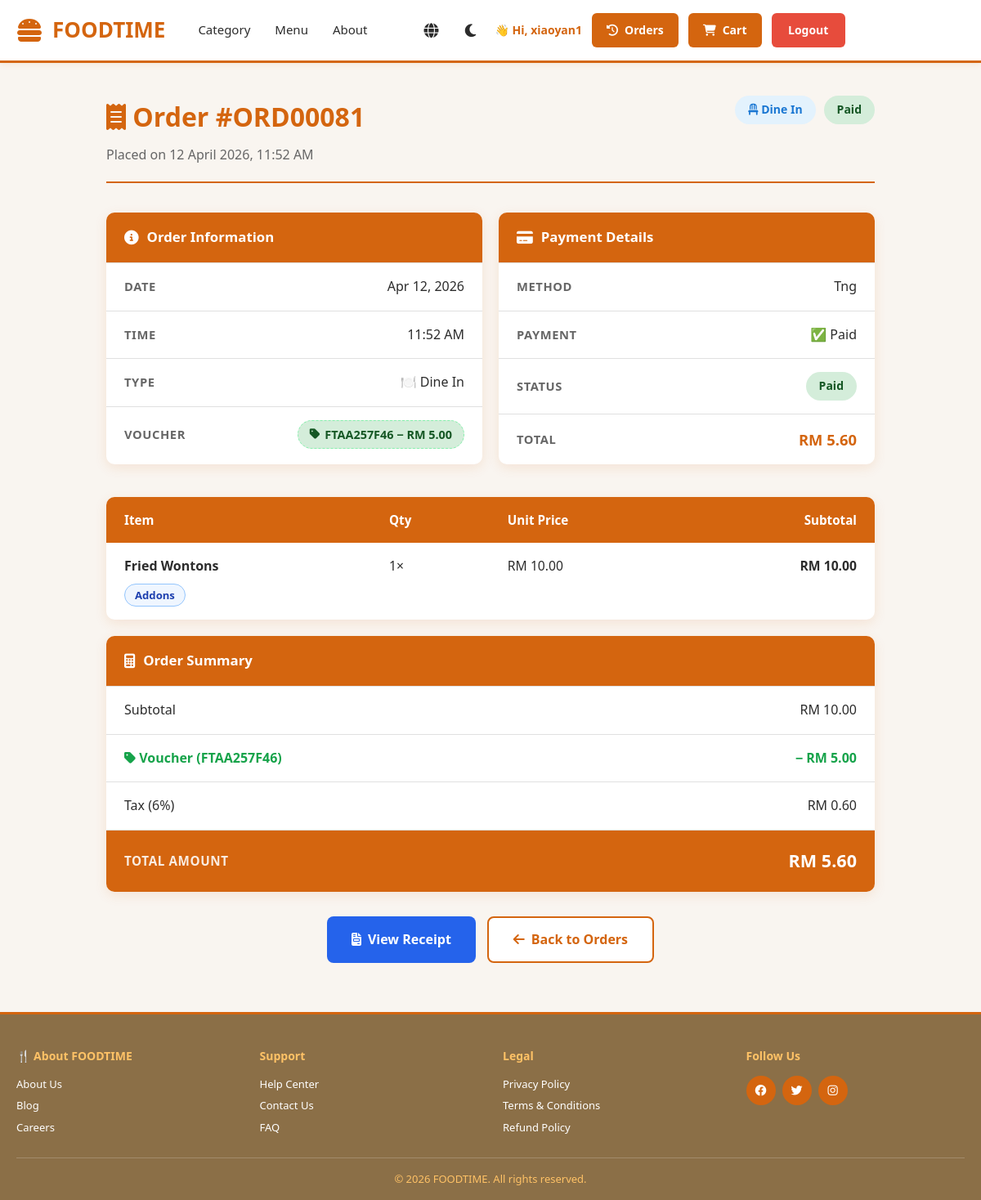
The page /app/order_details.php?orderid=ORD00081 (signed in) on the database its author committed.
### tables this page shows
CREATE TABLE `orders` (
  `orderid` varchar(20) NOT NULL,
  `userid` varchar(10) NOT NULL,
  `order_type` enum('dine_in','takeaway') NOT NULL DEFAULT 'dine_in',
  `tableid` varchar(20) DEFAULT NULL,
  `customer_name` varchar(100) DEFAULT NULL,
  `customer_phone` varchar(20) DEFAULT NULL,
  `customer_email` varchar(100) DEFAULT NULL,
  `subtotal` decimal(10,2) NOT NULL DEFAULT 0.00,
  `tax` decimal(10,2) NOT NULL DEFAULT 0.00,
  `discount_rm` decimal(10,2) NOT NULL DEFAULT 0.00,
  `status` enum('pending','paid','preparing','completed','cancelled') NOT NULL DEFAULT 'pending',
  `total_price` decimal(10,2) NOT NULL DEFAULT 0.00,
  `payment_method` varchar(50) NOT NULL DEFAULT 'cash',
  `special_notes` text DEFAULT NULL,
  `points_earned` int(11) NOT NULL DEFAULT 0,
  `created_at` datetime NOT NULL DEFAULT current_timestamp(),
  `updated_at` datetime NOT NULL DEFAULT current_timestamp() ON UPDATE current_timestamp()
);

CREATE TABLE `order_items` (
  `orderitemid` varchar(10) NOT NULL,
  `orderid` varchar(20) DEFAULT NULL,
  `productid` varchar(10) DEFAULT NULL,
  `product_name` varchar(100) DEFAULT NULL,
  `quantity` int(11) DEFAULT NULL,
  `price` decimal(10,2) DEFAULT NULL,
  `subtotal` decimal(10,2) DEFAULT NULL,
  `created_at` timestamp NULL DEFAULT NULL,
  `custom_options` longtext DEFAULT NULL CHECK (json_valid(`custom_options`))
);

CREATE TABLE `products` (
  `productid` varchar(10) NOT NULL,
  `categoryid` varchar(10) DEFAULT NULL,
  `name` varchar(100) DEFAULT NULL,
  `price` decimal(10,2) DEFAULT NULL,
  `image` varchar(255) DEFAULT NULL,
  `description` text DEFAULT NULL,
  `is_available` tinyint(1) DEFAULT 1,
  `stock` int(11) NOT NULL DEFAULT 100,
  `custom_options` longtext DEFAULT NULL CHECK (json_valid(`custom_options`))
);

### app/order_details.php (the view, shortened to what this page needs)
<?php
include 'base.php';
$is_logged_in = isset($_SESSION['user_id']);
$user_id      = $is_logged_in ? $_SESSION['user_id'] : null;
$user_name    = $is_logged_in ? (isset($_SESSION['user_name']) ? htmlspecialchars($_SESSION['user_name']) : '') : '';
$order_id = isset($_GET['orderid']) ? mysqli_real_escape_string($connect, $_GET['orderid']) : (isset($_GET['order_id']) ? mysqli_real_escape_string($connect, $_GET['order_id']) : '');
    ?><!DOCTYPE html><html lang="en" data-theme="light"><head><meta charset="UTF-8"><title>Error</title>
    <body><div class="box"><div style="font-size:3rem;margin-bottom:15px;">⚠️</div><h1>Missing Order ID</h1><p>No order ID was provided.</p><p><a href="order_history.php">← Back to Order History</a></p></div></body></html><?php
$order_result = mysqli_query($connect, "SELECT * FROM orders WHERE orderid = '$order_id' AND userid = '$user_id'");
    ?><!DOCTYPE html><html lang="en" data-theme="light"><head><meta charset="UTF-8"><title>Not Found</title>
    <?php
$order = mysqli_fetch_assoc($order_result);
$items_result = mysqli_query($connect, "SELECT oi.*, p.name FROM order_items oi
    JOIN products p ON oi.productid = p.productid
    WHERE oi.orderid = '$order_id'");
$payment_method = strtolower($order['payment_method'] ?? 'cash');
$raw_status     = strtolower($order['status'] ?? 'pending');
if ($payment_method === 'cash') {
    $display_status = $raw_status;
} else {
    $display_status = in_array($raw_status, ['completed', 'cancelled']) ? $raw_status : 'paid';
}
$voucher_discount     = 0;
$voucher_code_display = '';
if (!empty($order['special_notes'])) {
    if (preg_match('/Voucher:\s*([A-Z0-9]+)\s*\(RM\s*([\d.]+)\s*off\)/i', $order['special_notes'], $vm)) {
        $voucher_code_display = $vm[1];
        $voucher_discount     = (float)$vm[2];
    }
}
function parseCustomOptions($json_str) {
    $data = json_decode($json_str, true);
    $tags = [];
    $handled = ['spice_level', 'removes', 'add_ons'];
    foreach ($data as $k => $v) {
        if (!in_array($k, $handled)) {
            if (is_bool($v) || $v === 'true' || $v === 'false') {
                if ($v === true || $v === 'true') {
                    $tags[] = ['label' => ucwords(str_replace('_', ' ', $k)), 'value' => '', 'type' => 'extra'];
                }
            } else {
                $tags[] = ['label' => ucwords(str_replace('_', ' ', $k)), 'value' => is_string($v) ? ucfirst($v) : '', 'type' => 'extra'];
            }
        }
    }
    return $tags;
}
?>
<!DOCTYPE html>
<html lang="en" data-theme="light">
<head>
    <link rel="stylesheet" href="https://cdnjs.cloudflare.com/ajax/libs/font-awesome/6.4.0/css/all.min.css">
    <link rel="stylesheet" href="css/index.css">
</head>
<body>
    <header>
        <div class="container">
            <div class="navbar">
                <a href="index.php" class="logo"><i class="fas fa-burger"></i><span>FOODTIME</span></a>
                <ul class="nav-menu">
                    <li><a href="index.php#categories">Category</a></li>
                    <li><a href="menu.php">Menu</a></li>
                    <li><a href="index.php#about">About</a></li>
                </ul>
                <div class="auth-buttons">
                    <div class="language-switcher">
                        <button class="lang-btn" id="langBtn" title="Change Language" type="button">
                            <i class="fas fa-globe"></i>
                        </button>
                    </div>
                    <button class="theme-toggle" id="themeToggle" type="button"><i class="fas fa-moon"></i></button>
                    <?php if ($is_logged_in): ?>
                        <span class="user-greeting">👋 Hi, <?php echo htmlspecialchars($user_name); ?></span>
                        <a href="order_history.php" class="btn btn-primary"><i class="fas fa-history"></i> Orders</a>
                        <a href="cart.php" class="btn btn-primary"><i class="fas fa-shopping-cart"></i> Cart</a>
                        <a href="logout.php" class="btn btn-logout">Logout</a>
                    <?php endif; ?>
                </div>
            </div>
        </div>
    </header>
    <section class="order-details-section">
        <div class="container">
            <div class="od-wrap">
                <div class="od-page-header">
                    <div>
                        <h1><i class="fas fa-receipt"></i> Order #<?php echo str_pad($order['orderid'], 6, '0', STR_PAD_LEFT); ?></h1>
                        <p>Placed on <?php echo date('d F Y, g:i A', strtotime($order['created_at'])); ?></p>
                    </div>
                    <div class="od-badges">
                        <?php
                        $order_type = $order['order_type'] ?? 'dine_in';
                        if ($order_type === 'dine_in') {
                            echo '<span class="type-dine-in"><i class="fas fa-chair"></i> Dine In</span>';
                        } else {
                            echo '<span class="type-takeaway"><i class="fas fa-shopping-bag"></i> Takeaway</span>';
                        }
                        echo '<span class="status-badge status-' . $display_status . '">' . ucfirst($display_status) . '</span>';
                        ?>
                    </div>
                </div>
                <div class="od-info-grid">
                    <div class="od-card">
                        <div class="od-card-header">
                            <i class="fas fa-info-circle"></i>
                            <h3>Order Information</h3>
                        </div>
                        <div class="info-row">
                            <span class="info-label">Date</span>
                            <span class="info-value"><?php echo date('M d, Y', strtotime($order['created_at'])); ?></span>
                        </div>
                        <div class="info-row">
                            <span class="info-label">Time</span>
                            <span class="info-value"><?php echo date('g:i A', strtotime($order['created_at'])); ?></span>
                        </div>
                        <div class="info-row">
                            <span class="info-label">Type</span>
                            <span class="info-value"><?php echo ($order_type === 'dine_in') ? '🍽️ Dine In' : '🛍️ Takeaway'; ?></span>
                        </div>
                        <?php if ($voucher_discount > 0): ?>
                        <div class="info-row">
                            <span class="info-label">Voucher</span>
                            <span class="info-value">
                                <span class="voucher-chip"><i class="fas fa-tag"></i> <?php echo htmlspecialchars($voucher_code_display); ?> &minus; RM <?php echo number_format($voucher_discount, 2); ?></span>
                            </span>
                        </div>
                        <?php endif; ?>
                    </div>
                    <div class="od-card">
                        <div class="od-card-header">
                            <i class="fas fa-credit-card"></i>
                            <h3>Payment Details</h3>
                        </div>
                        <div class="info-row">
                            <span class="info-label">Method</span>
                            <span class="info-value"><?php
                                $method_labels = ['cash' => '💵 Cash', 'card' => '💳 Card', 'online_banking' => '🏦 Online Banking', 'ewallet' => '📱 E-Wallet'];
                                echo $method_labels[$payment_method] ?? ucfirst($payment_method);
                            ?></span>
                        </div>
                        <div class="info-row">
                            <span class="info-label">Payment</span>
                            <span class="info-value"><?php echo ($display_status === 'paid' || $display_status === 'completed') ? '✅ Paid' : '⏳ Pending'; ?></span>
                        </div>
                        <div class="info-row">
                            <span class="info-label">Status</span>
                            <span class="info-value">
                                <span class="status-badge status-<?php echo $display_status; ?>"><?php echo ucfirst($display_status); ?></span>
                            </span>
                        </div>
                        <div class="info-row">
                            <span class="info-label">Total</span>
                            <span class="info-value" style="color:var(--primary-color);font-size:1.15rem;font-weight:700;">RM <?php echo number_format((float)($order['total_price'] ?? 0), 2); ?></span>
                        </div>
                    </div>
                </div>
                <?php if ($items_result && mysqli_num_rows($items_result) > 0): ?>
                <div class="od-items-table">
                    <table>
                        <thead>
                            <tr>
                                <th>Item</th>
                                <th>Qty</th>
                                <th>Unit Price</th>
                                <th>Subtotal</th>
                            </tr>
                        </thead>
                        <tbody>
                            <?php while ($item = mysqli_fetch_assoc($items_result)):
                                $tags = parseCustomOptions($item['custom_options'] ?? '');
                            ?>
                            <tr>
                                <td>
                                    <div class="item-name"><?php echo htmlspecialchars($item['name']); ?></div>
                                    <?php if (!empty($tags)): ?>
                                    <div class="custom-tags">
                                        <?php foreach ($tags as $tag): ?>
                                        <span class="ctag ctag-<?php echo $tag['type']; ?>">
                                            <?php echo htmlspecialchars($tag['label']); ?>
                                        </span>
                                        <?php endforeach; ?>
                                    </div>
                                    <?php endif; ?>
                                </td>
                                <td><?php echo intval($item['quantity']); ?>×</td>
                                <td>RM <?php echo number_format(floatval($item['price']), 2); ?></td>
                                <td>RM <?php echo number_format(intval($item['quantity']) * floatval($item['price']), 2); ?></td>
                            </tr>
                            <?php endwhile; ?>
                        </tbody>
                    </table>
                </div>
                <?php endif; ?>
                <div class="od-card">
                    <div class="od-card-header">
                        <i class="fas fa-calculator"></i>
                        <h3>Order Summary</h3>
                    </div>
                    <div class="summary-row">
                        <span>Subtotal</span>
                        <span>RM <?php echo number_format((float)($order['subtotal'] ?? 0), 2); ?></span>
                    </div>
                    <?php if ($voucher_discount > 0): ?>
                    <div class="summary-row discount">
                        <span><i class="fas fa-tag"></i> Voucher <?php echo $voucher_code_display ? "($voucher_code_display)" : ''; ?></span>
                        <span>− RM <?php echo number_format($voucher_discount, 2); ?></span>
                    </div>
                    <?php endif; ?>
                    <div class="summary-row">
                        <span>Tax (6%)</span>
                        <span>RM <?php echo number_format((float)($order['tax'] ?? 0), 2); ?></span>
                    </div>
                    <div class="summary-row total">
                        <span>Total Amount</span>
                        <span>RM <?php echo number_format((float)($order['total_price'] ?? 0), 2); ?></span>
                    </div>
                </div>
                <div class="od-actions">
                    <a href="receipt.php?orderid=<?php echo $order['orderid']; ?>" class="btn-od btn-od-blue">
                        <i class="fas fa-file-invoice"></i> View Receipt
                    </a>
                    <a href="order_history.php" class="btn-od btn-od-outline">
                        <i class="fas fa-arrow-left"></i> Back to Orders
                    </a>
                </div>
            </div>
        </div>
    </section>
    <footer>
        <div class="container">
            <div class="footer-grid">
                <div class="footer-section">
                    <h4>🍴 About FOODTIME</h4>
                    <a href="#">About Us</a>
                    <a href="#">Blog</a>
                    <a href="#">Careers</a>
                </div>
                <div class="footer-section">
                    <h4>Support</h4>
                    <a href="#">Help Center</a>
                    <a href="#">Contact Us</a>
                    <a href="#">FAQ</a>
                </div>
                <div class="footer-section">
                    <h4>Legal</h4>
                    <a href="#">Privacy Policy</a>
                    <a href="#">Terms & Conditions</a>
                    <a href="#">Refund Policy</a>
                </div>
                <div class="footer-section">
                    <h4>Follow Us</h4>
                    <div class="social-links">
                        <a href="#"><i class="fab fa-facebook"></i></a>
                        <a href="#"><i class="fab fa-twitter"></i></a>
                        <a href="#"><i class="fab fa-instagram"></i></a>
                    </div>
                </div>
            </div>
            <div class="footer-bottom">
                <p>&copy; 2026 FOODTIME. All rights reserved.</p>
            </div>
        </div>
    </footer>
</body>
</html>

### rows shown on the page
orders: orderid "ORD00081", created_at "12 April 2026, 11:52 AM", status "Paid", created_at "Apr 12, 2026", created_at "11:52 AM", payment_method "Tng", total_price "5.60", subtotal "10.00", tax "0.60"
order_items: productid.name "Fried Wontons", label "Addons", quantity "1", price "10.00", intval($item['quantity'])*floatval($item['price']) "10.00"

### other values the page prints
$user_name "xiaoyan1"
$voucher_code_display "FTAA257F46"
$voucher_discount "5.00"
